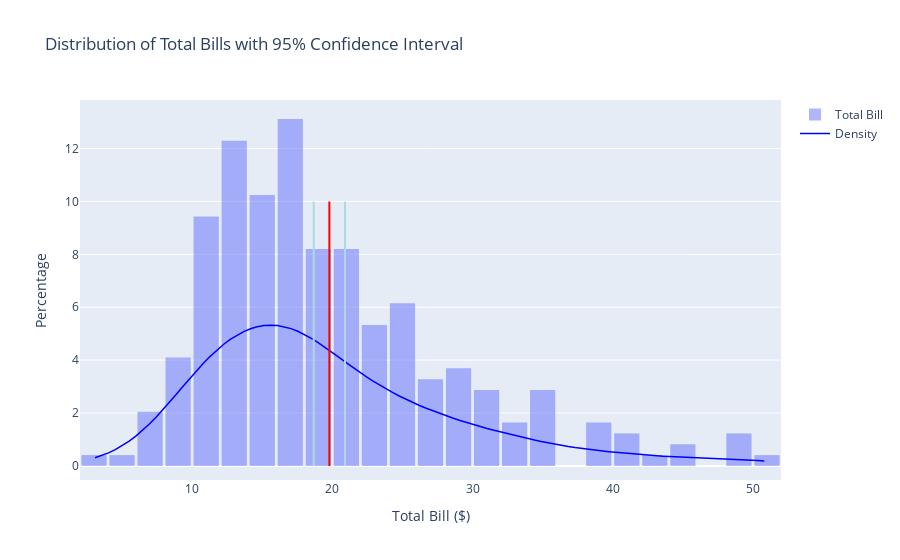

The notebook cell this image was saved under:
### Markdown cell above
#### Interpretation:
The blue bars represent the histogram of the fare values, showing the distribution of different fare amounts among the Titanic passengers. The KDE (in blue line) offers a smoothed representation of this distribution.

The red vertical line indicates the sample mean of the fares, while the light blue vertical lines show the 95% confidence interval around this mean. Given our sample data, we're 95% confident that the true average fare of all Titanic passengers falls between these two blue lines.

### 2. Tips Dataset: Total Bill Distribution with 95% Confidence Interval

The `tips` dataset provides information on tips received by a waiter over a period of time. We'll visualize the distribution of the total bills and highlight the 95% confidence interval for the mean bill.

### Code cell
import seaborn as sns
import numpy as np
import plotly.graph_objects as go
import scipy.stats as stats

# Load Tips dataset
tips = sns.load_dataset("tips")
bills = tips['total_bill']

# Sample statistics
sample_mean = np.mean(bills)
sample_std = np.std(bills)
n = len(bills)

# Compute the z value for a 95% confidence interval
z_value = stats.norm.ppf(0.975)

# Calculate CI
margin_error = z_value * (sample_std / np.sqrt(n))
ci_lower = sample_mean - margin_error
ci_upper = sample_mean + margin_error

# Compute KDE
kde_x = np.linspace(bills.min(), bills.max(), 100)
kde_y = stats.gaussian_kde(bills)(kde_x)

# Visualization
fig = go.Figure()

# Add histogram for the total bill data
fig.add_trace(go.Histogram(x=bills, histnorm='percent', name='Total Bill', nbinsx=30, opacity=0.5))

# Add KDE line
fig.add_trace(go.Scatter(x=kde_x, y=kde_y*100, mode='lines', name='Density', line=dict(color='blue', width=1.5)))

# Add vertical lines for the confidence interval
fig.add_shape(type="line", 
              x0=ci_lower, x1=ci_lower, y0=0, y1=10,  
              line=dict(color="LightBlue", width=2))
fig.add_shape(type="line", 
              x0=ci_upper, x1=ci_upper, y0=0, y1=10, 
              line=dict(color="LightBlue", width=2))

# Add a vertical line for the sample mean
fig.add_shape(type="line", 
              x0=sample_mean, x1=sample_mean, y0=0, y1=10, 
              line=dict(color="Red", width=2))

fig.update_layout(title="Distribution of Total Bills with 95% Confidence Interval",
                  xaxis_title="Total Bill ($)",
                  yaxis_title="Percentage",
                  bargap=0.1)

fig.show()

### Figure 1 — Plotly figure (JSON) as saved in the notebook; plotly's stock layout.template omitted (floating-point values rounded to 4 significant figures; data arrays with more than 128 entries replaced by an {"elided": "..."} marker saying what was removed)
{"data": [{"histnorm": "percent", "name": "Total Bill", "nbinsx": 30, "opacity": 0.5, "type": "histogram", "x": {"elided": "244 float values"}}, {"line": {"color": "blue", "width": 1.5}, "mode": "lines", "name": "Density", "type": "scatter", "x": [3.07, 3.552, 4.034, 4.517, 4.999, 5.481, 5.963, 6.446, 6.928, 7.41, 7.892, 8.374, 8.857, 9.339, 9.821, 10.3, 10.79, 11.27, 11.75, 12.23, 12.71, 13.2, 13.68, 14.16, 14.64, 15.13, 15.61, 16.09, 16.57, 17.05, 17.54, 18.02, 18.5, 18.98, 19.47, 19.95, 20.43, 20.91, 21.39, 21.88, 22.36, 22.84, 23.32, 23.81, 24.29, 24.77, 25.25, 25.73, 26.22, 26.7, 27.18, 27.66, 28.15, 28.63, 29.11, 29.59, 30.07, 30.56, 31.04, 31.52, 32.0, 32.49, 32.97, 33.45, 33.93, 34.41, 34.9, 35.38, 35.86, 36.34, 36.83, 37.31, 37.79, 38.27, 38.75, 39.24, 39.72, 40.2, 40.68, 41.17, 41.65, 42.13, 42.61, 43.09, 43.58, 44.06, 44.54, 45.02, 45.51, 45.99, 46.47, 46.95, 47.43, 47.92, 48.4, 48.88, 49.36, 49.85, 50.33, 50.81], "y": [0.3119, 0.3944, 0.4951, 0.616, 0.7593, 0.9264, 1.118, 1.334, 1.573, 1.833, 2.111, 2.401, 2.701, 3.003, 3.303, 3.595, 3.873, 4.134, 4.375, 4.591, 4.781, 4.944, 5.079, 5.184, 5.26, 5.306, 5.322, 5.308, 5.264, 5.192, 5.093, 4.97, 4.826, 4.665, 4.491, 4.308, 4.121, 3.933, 3.747, 3.566, 3.392, 3.226, 3.068, 2.919, 2.778, 2.644, 2.518, 2.399, 2.286, 2.179, 2.077, 1.98, 1.888, 1.8, 1.717, 1.637, 1.561, 1.487, 1.417, 1.348, 1.282, 1.218, 1.156, 1.095, 1.036, 0.9795, 0.9248, 0.8727, 0.8234, 0.7773, 0.7345, 0.6951, 0.659, 0.6258, 0.5952, 0.5665, 0.5395, 0.5136, 0.4887, 0.4648, 0.4419, 0.4203, 0.4003, 0.3822, 0.3663, 0.3527, 0.3413, 0.3319, 0.3242, 0.3175, 0.3112, 0.3047, 0.2971, 0.2879, 0.2766, 0.2629, 0.2468, 0.2285, 0.2083, 0.1868]}], "layout": {"bargap": 0.1, "shapes": [{"line": {"color": "LightBlue", "width": 2}, "type": "line", "x0": 18.67, "x1": 18.67, "y0": 0, "y1": 10}, {"line": {"color": "LightBlue", "width": 2}, "type": "line", "x0": 20.9, "x1": 20.9, "y0": 0, "y1": 10}, {"line": {"color": "Red", "width": 2}, "type": "line", "x0": 19.79, "x1": 19.79, "y0": 0, "y1": 10}], "title": {"text": "Distribution of Total Bills with 95% Confidence Interval"}, "xaxis": {"title": {"text": "Total Bill ($)"}}, "yaxis": {"title": {"text": "Percentage"}}}}
